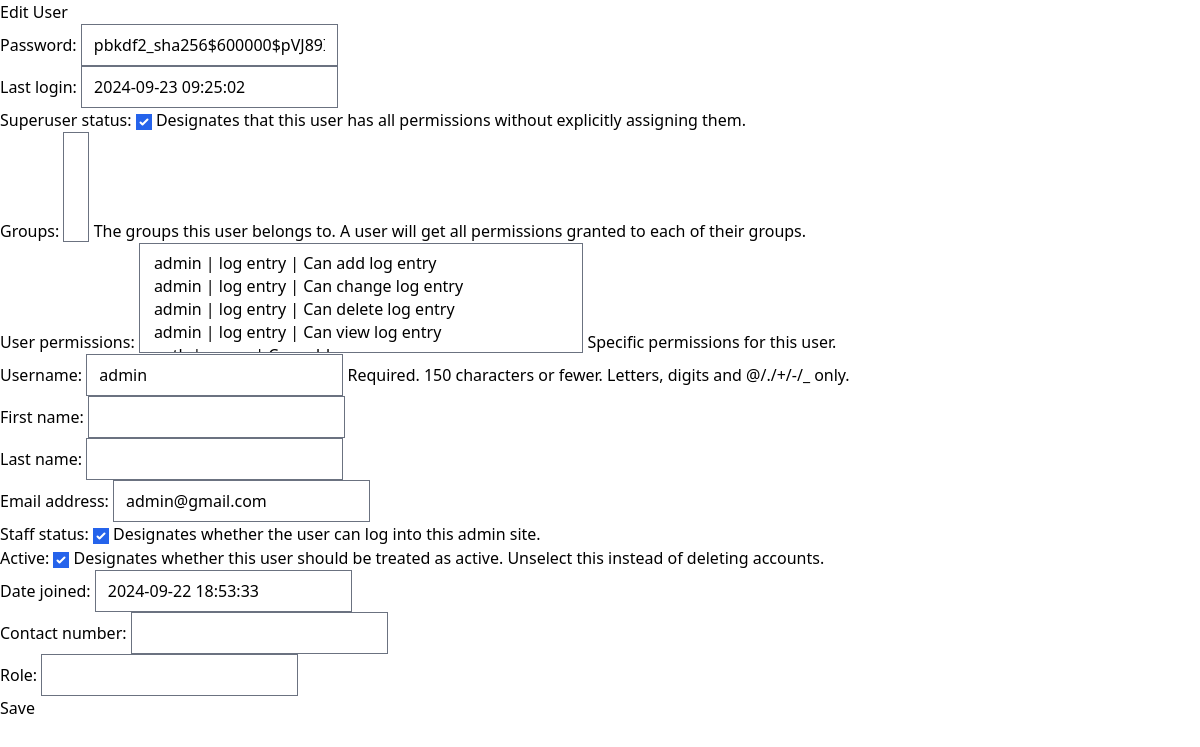
/users/edit/14/ (signed in), run on an earlier commit of the app's database.
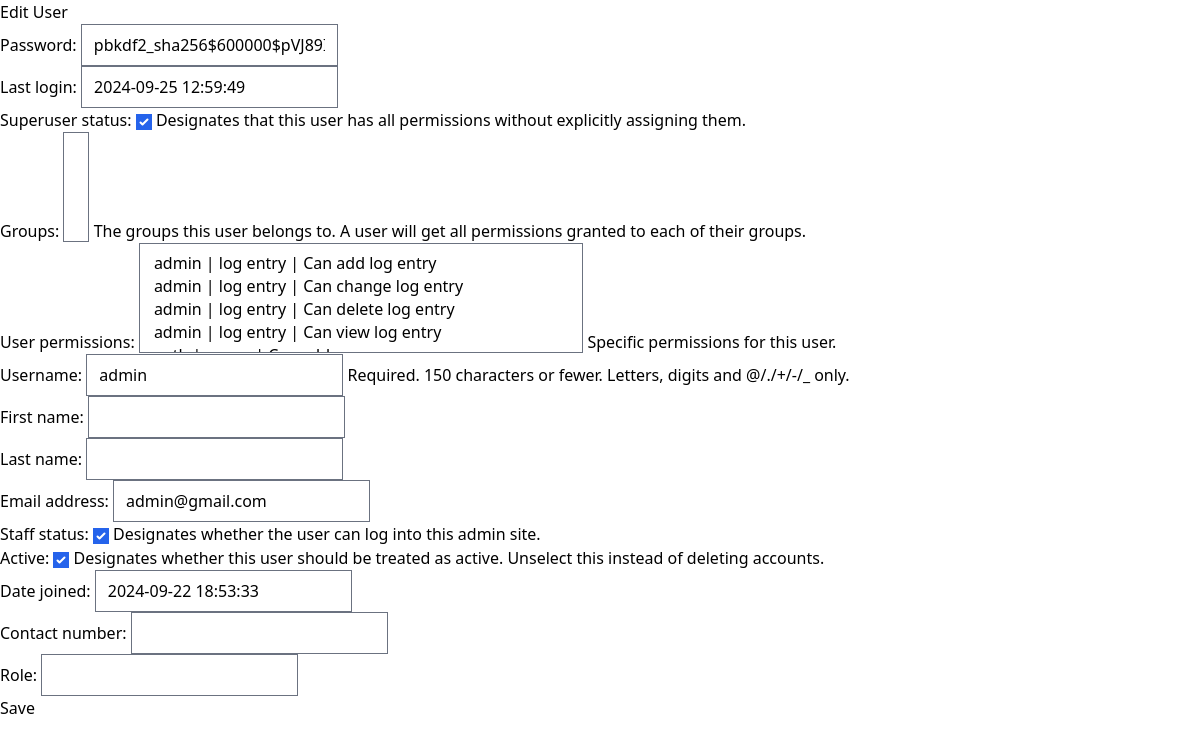
And on a later commit of the database.
### base/models.py (models this page shows, shortened)
class CustomUser(AbstractUser):
    contact_number = models.CharField(max_length= 20 , blank = True)
    role = models.CharField(max_length= 50 )
    created_at = models.DateTimeField(auto_now_add= True)

### base/views.py (the view)
# urls.py: path('users/edit/<int:pk>/', UserUpdateView.as_view(), name='user_edit'),
class UserUpdateView(LoginRequiredMixin, UserPassesTestMixin, UpdateView):
    model = CustomUser
    template_name = 'user_management/user_form.html'
    fields = '__all__'
    success_url = reverse_lazy('base:user_list')
    def test_func(self):
        return self.request.user.is_superuser

### base/templates/user_management/user_form.html (shortened to what this page needs)
{% extends 'base.html' %}
{% block main %}
<h2>Edit User</h2>
<form method="post">
    {{ form.as_p }}
    <button type="submit" class="btn btn-primary">Save</button>
</form>
{% endblock %}

What changed in the data, as far as the page shows it:
changed CustomUser "admin": last_login "2024-09-23 09:25:02" → "2024-09-25 12:59:49"
